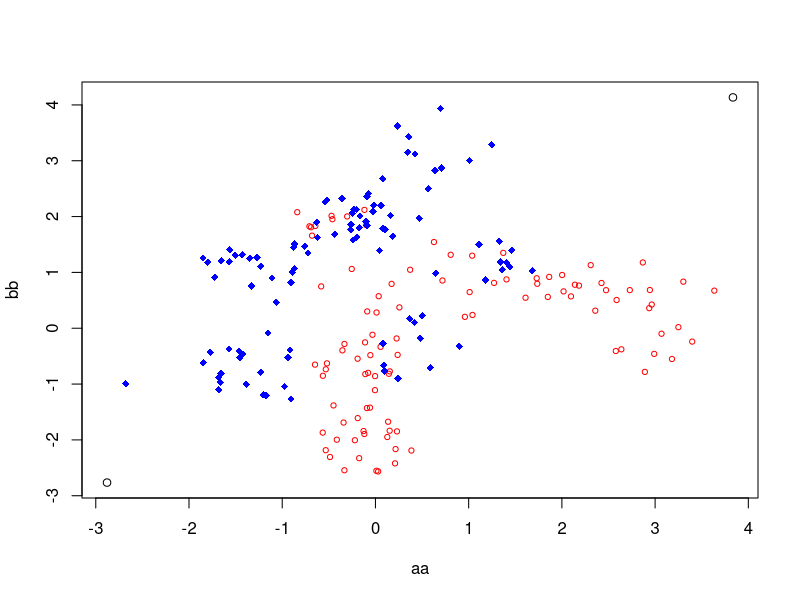
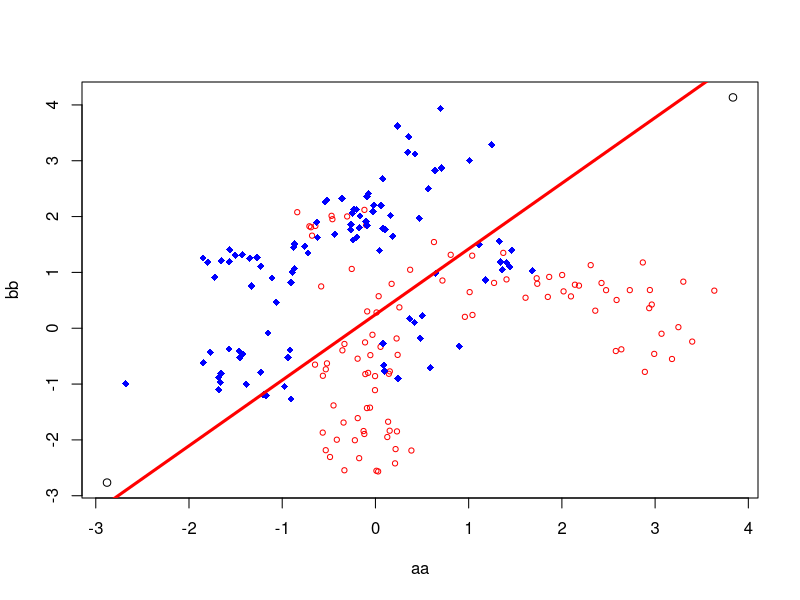
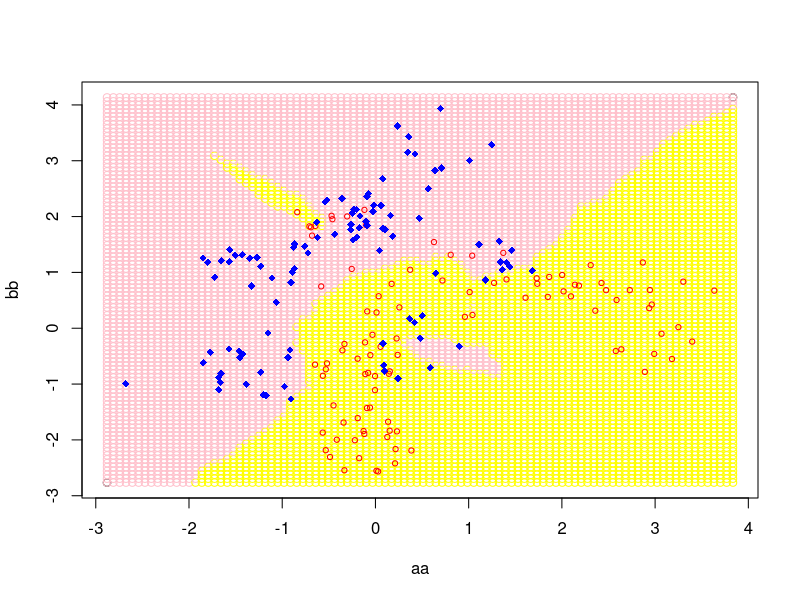
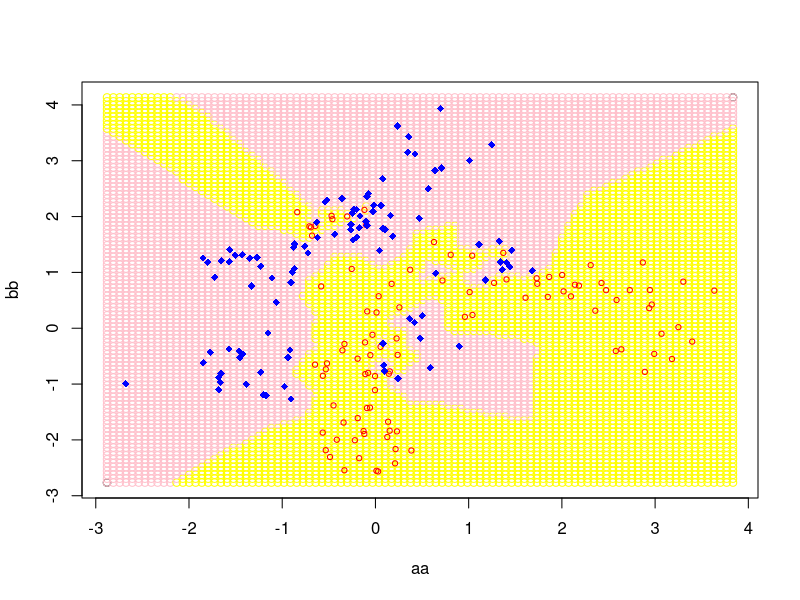
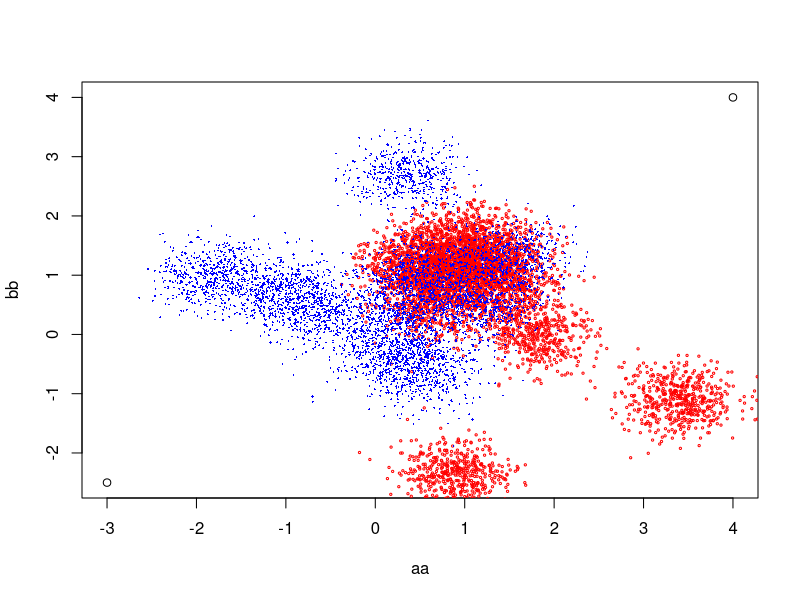
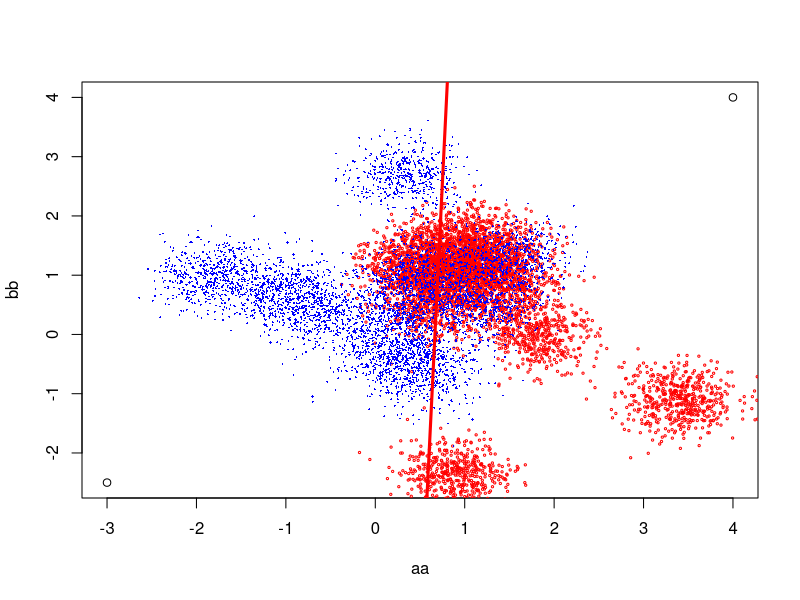

Generate these figures, in order, with R: (Note: a time limit stopped this script after it produced the figures.)
library(MASS)
yvalue = function(c,m,x) {
  result = -c-m*x
  return(result)
}

euclidean_dist=function(pt1,pt2,pt3,pt4){
  return (sqrt((pt1-pt2)**2+(pt3-pt4)**2))
}
################################################################################
################################ Question 1 ####################################
################################################################################

## Generating the 100 datapoints with given condition 1
m1=c(1,0)
m2=c(0,1)
cov=matrix(c(1,0,0,1),2,2,byrow=TRUE)
d1= mvrnorm(n = 10,mu = m1,Sigma = cov)
vv1=matrix(rep(1,100))
vv2=matrix(rep(-1,100))
data1=mvrnorm(n = 10,mu =c(d1[1,1],d1[1,2]),Sigma = matrix(c(0.1,0,0,0.1),2,2,byrow=TRUE))
head(data1)
for(i in 2:10){
  temp=mvrnorm(n = 10,mu =c(d1[i,1],d1[i,2]),Sigma = matrix(c(0.1,0,0,0.1),2,2,byrow=TRUE))
  data1=rbind(data1,temp)
}

## Assigning (+1) to first dataset
## Adding bias term to each datapoint

data1=cbind(data1,vv1)
data1=cbind(vv1,data1)

ll1=c()
for (i in 1:10){
  temp=mvrnorm(n = 10,mu =c(d1[i,1],d1[i,2]),Sigma = matrix(c(0.1,0,0,0.1),2,2,byrow=TRUE))
  ll1=append(ll1,temp)
}
lll1=matrix(ll1,100,2,byrow=TRUE)



## Generating the 100 datapoints with given condition 2

d2= mvrnorm(n = 10,mu = m2,Sigma = cov)
data2=mvrnorm(n = 10,mu =c(d2[1,1],d2[1,2]),Sigma = matrix(c(0.1,0,0,0.1),2,2,byrow=TRUE))
for(i in 2:10){
  temp=mvrnorm(n = 10,mu =c(d2[i,1],d2[i,2]),Sigma = matrix(c(0.1,0,0,0.1),2,2,byrow=TRUE))
  data2=rbind(data2,temp)
}

## Assigning (+1) to first dataset
## Adding bias term to each datapoint
data2=cbind(data2,vv2)
data2=cbind(vv1,data2)

## A dataset of 200 datapoints is ready to implement model
data=rbind(data1,data2)


## This step is just to resize the plot
xmin=min(data[1:200,2])
xmax=max(data[1:200,2])
ymin=min(data[1:200,3])
ymax=max(data[1:200,3])

## Finding the maximuma and minimum value of dataset. so that, we can plot the datapoints perfectly

aa=c(xmin-0.2,xmax+0.2)
bb=c(ymin-0.2,ymax+0.2)
plot(aa,bb)
points(data1[1:100,2],data1[1:100,3],col='red',cex=0.7)
points(data2[1:100,2],data2[1:100,3],col='blue',pch=18,cex=1)



################################################################################
################################ Question 2 ####################################
################################################################################



## Estimating the feature vector est_beta
temp_mat=solve(t(data[1:200,1:3])%*%data[1:200,1:3])
est_beta=(temp_mat%*%t(data[1:200,1:3]))%*%data[1:200,4]

x=seq(xmin-0.2,xmax+0.2,length=100)
y=-(est_beta[1,1]/est_beta[3,1])-((est_beta[2,1]/est_beta[3,1])*x)


## plotting aa and bb to resize the plot
plot(aa,bb)
points(data1[1:100,2],data1[1:100,3],col='red',cex=0.7)
points(data2[1:100,2],data2[1:100,3],col='blue',pch=18,cex=1)
lines(x, y, lwd = 3, col = "red")

## Calculating error in Linear Classifier model

error2=0
for (i in 1:200){
  if(data[i,3]==1){
    if((yvalue(est_beta[1]/est_beta[3],est_beta[2]/est_beta[3],data[i,2])<=data[i,1])){
      error2=error2+1
    }
  }
  else{
    if((yvalue(est_beta[1]/est_beta[3],est_beta[2]/est_beta[3],data[i,2])>=data[i,1])){
      error2=error2+1
    }
  }
}

error2/200

################################################################################
################################ Question 3 ####################################
################################################################################

## Adding a new column to assign its class according to K-NN model
data=cbind(data,matrix(rep(0,200)))

# Calculating the distance of each to every other point 
# Select the least 15 points and assigning 1 if number of (+1) assigned is more than (-1) assigned data points
for(i in 1:200){
  pt_dist=c()
  for(j in 1:200){
    if(i!=j){
      dist=euclidean_dist(data[i,2],data[j,2],data[i,3],data[j,3])
      pt_dist=append(pt_dist,dist)
    }
  }
  first_k=order(pt_dist)
  temp_sum=0
  for(k in 1:15){
    if(data[first_k[k],4]==1){
      temp_sum=temp_sum+1
    }
  }
  if(temp_sum/15>=0.5){
    data[i,5]=1
  }
  else{
    data[i,5]=-1
  }
}


## Calculating the training error in K-NN model
## error= (Number of missclassifed datapoints)/(total number of datapoints)
error3=0
for (i in 1:200){
  if(data[i,4]!=data[i,5]){
    error3=error3+1
  }
}
error3/200
head(data)

## Plot the classifying curve

yy=seq(ymin-0.2,ymax+0.2,length=100)
arr=c()
for (i in 1:100){
  for (j in 1:100){
    ptdist=c()
    temp_arr=c(x[i],yy[j],0)
    for (k in 1:200){
      dist=sqrt((x[i]-data[k,2])**2+(yy[j]-data[k,3])**2)
      ptdist=append(ptdist,dist)
    }
    firstk=order(ptdist)
    tempsum=0
    for(kk in 1:15){
      if(data[firstk[kk],4]==1){
        tempsum=tempsum+1
      }
    }
    if(tempsum/15>=0.5){
      temp_arr[3]=1
    }
    else{
      temp_arr[3]=-1
    }
    arr=append(arr,temp_arr)
  }
}
arr=matrix(arr,10000,3,byrow=TRUE)

plot(aa,bb)
for(i in 1:10000){
  if(arr[i,3]==1){
    points(arr[i,1],arr[i,2],col='yellow')
    ## yellow region refers to class 1
    }
  else{
    points(arr[i,1],arr[i,2],col='pink')
    ## pink region refers to class 1
  }
}
points(data1[1:100,2],data1[1:100,3],col='red',cex=0.7)
points(data2[1:100,2],data2[1:100,3],col='blue',pch=18,cex=1)


################################################################################
################################ Question 4 ####################################
################################################################################


## Repeating the same steps of question 3 with k=1
data=cbind(data,matrix(rep(0,200)))
for(i in 1:200){
  ptdist=c()
  for(j in 1:200){
    if(i!=j){
      dist=euclidean_dist(data[i,2],data[j,2],data[i,3],data[j,3])
      ptdist=append(ptdist,dist)
    }
  }
  firstk=order(ptdist)
  tempsum=0
  for(k in 1:1){
    if(data[firstk[k],4]==1){
      tempsum=tempsum+1
    }
  }
  if(tempsum/1>=0.5){
    data[i,6]=1
  }
  else{
    data[i,6]=-1
  }
}


## Calculating training error
## error= (Number of missclassifed datapoints)/(total number of datapoints)


error4=0
for (i in 1:200){
  if(data[i,4]!=data[i,6]){
    error4=error4+1
  }
}
error4/200


## Plotting the classifying curve

arr1=c()
for (i in 1:100){
  for (j in 1:100){
    ptdist1=c()
    temp_arr1=c(x[i],yy[j],0)
    for (k in 1:200){
      dist=sqrt((x[i]-data[k,2])**2+(yy[j]-data[k,3])**2)
      ptdist1=append(ptdist1,dist)
    }
    firstk1=order(ptdist1)
    tempsum1=0
    for(kk in 1:1){
      if(data[firstk1[kk],4]==1){
        tempsum1=tempsum1+1
      }
    }
    if(tempsum1/1>=0.5){
      temp_arr1[3]=1
    }
    else{
      temp_arr1[3]=-1
    }
    arr1=append(arr1,temp_arr1)
  }
}
arr1=matrix(arr1,10000,3,byrow=TRUE)

plot(aa,bb)
for(i in 1:10000){
  if(arr1[i,3]==1){
    ## yellow region refers to class 1
    points(arr1[i,1],arr1[i,2],col='yellow')
    }
  else{
    ## pink region refers to class 1
    points(arr1[i,1],arr1[i,2],col='pink')
  }
}
points(data1[1:100,2],data1[1:100,3],col='red',cex=0.7)
points(data2[1:100,2],data2[1:100,3],col='blue',pch=18,cex=1)

aa

################################################################################
################################ Question 5 ####################################
################################################################################


## Repeating same steps with 10000 datapoints

newd1= mvrnorm(n = 10,mu = m1,Sigma = cov)
newvv1=matrix(rep(1,5000))
newvv2=matrix(rep(-1,5000))
newdata1=mvrnorm(n = 500,mu =c(newd1[1,1],newd1[1,2]),Sigma = matrix(c(0.1,0,0,0.1),2,2,byrow=TRUE))

for(i in 2:10){
  newtemp=mvrnorm(n = 500,mu =c(newd1[i,1],newd1[i,2]),Sigma = matrix(c(0.1,0,0,0.1),2,2,byrow=TRUE))
  newdata1=rbind(newdata1,newtemp)
}
newdata1=cbind(newdata1,newvv1)
newdata1=cbind(newvv1,newdata1)


newd2= mvrnorm(n = 10,mu = m2,Sigma = cov)
newdata2=mvrnorm(n = 500,mu =c(newd2[1,1],newd2[1,2]),Sigma = matrix(c(0.1,0,0,0.1),2,2,byrow=TRUE))
for(i in 2:10){
  temp=mvrnorm(n = 500,mu =c(newd2[i,1],newd2[i,2]),Sigma = matrix(c(0.1,0,0,0.1),2,2,byrow=TRUE))
  newdata2=rbind(newdata2,temp)
}
newdata2=cbind(newdata2,newvv2)
newdata2=cbind(newvv1,newdata2)


newdata=rbind(newdata1,newdata2)
dim(newdata)


aa=c(-3,4)
bb=c(-2.5,4)
plot(aa,bb)
points(newdata1[1:5000,2],newdata1[1:5000,3],col='red',cex=0.3)
points(newdata2[1:5000,2],newdata2[1:5000,3],col='blue',pch=18,cex=0.3)

head(newdata[1:10000,1:3])
newtemp_mat=solve(t(newdata[1:10000,1:3])%*%newdata[1:10000,1:3])
newest_beta=(newtemp_mat%*%t(newdata[1:10000,1:3]))%*%newdata[1:10000,4]
dim(newest_beta)

newx=seq(-3,3,length=100)
newy=-(newest_beta[1,1]/newest_beta[3,1])-((newest_beta[2,1]/newest_beta[3,1])*newx)


plot(aa,bb)
points(newdata1[1:5000,2],newdata1[1:5000,3],col='red',cex=0.3)
points(newdata2[1:5000,2],newdata2[1:5000,3],col='blue',pch=18,cex=0.3)
lines(newx, newy, lwd = 3, col = "red")
#set.seed(2525)
#plot(data1[1:100,2],data1[1:100,3],col='red',cex=0.7)
#points(data2[1:100,2],data2[1:100,3],col='blue',pch=18,cex=1)
#axis(1, at = -5:5)
newdata[1,1]
newerror2=0
for (i in 1:10000){
  if(newdata[i,3]==1){
    if((yvalue(newest_beta[1]/newest_beta[3],newest_beta[2]/newest_beta[3],newdata[i,2])<=newdata[i,1])){
      newerror2=newerror2+1
    }
  }
  else{
    if((yvalue(newest_beta[1]/newest_beta[3],newest_beta[2]/newest_beta[3],newdata[i,2])>=newdata[i,1])){
      newerror2=newerror2+1
    }
  }
}

newerror2/10000

newdata=cbind(newdata,matrix(rep(0,10000)))


for(i in 1:10000){
  newpt_dist=c()
  for(j in 1:10000){
    if(i!=j){
      newdist=euclidean_dist(newdata[i,2],newdata[j,2],newdata[i,3],newdata[j,3])
      newpt_dist=append(newpt_dist,newdist)
    }
  }
  newfirst_k=order(newpt_dist)
  newtemp_sum=0
  for(k in 1:15){
    if(newdata[newfirst_k[k],4]==1){
      newtemp_sum=newtemp_sum+1
    }
  }
  if(newtemp_sum/15>=0.5){
    newdata[i,5]=1
  }
  else{
    newdata[i,5]=-1
  }
}
newdata[10,5]


# plot new modifies data



newerror3=0
for (i in 1:10000){
  if(newdata[i,4]!=newdata[i,5]){
    newerror3=newerror3+1
  }
}
newerror3/10000




newdata=cbind(newdata,matrix(rep(0,10000)))
for(i in 1:10000){
  newptdist=c()
  for(j in 1:10000){
    if(i!=j){
      newdist=euclidean_dist(newdata[i,2],newdata[j,2],newdata[i,3],newdata[j,3])
      newptdist=append(newptdist,newdist)
    }
  }
  newfirstk=order(newptdist)
  newtempsum=0
  for(k in 1:1){
    if(newdata[newfirstk[k],4]==1){
      newtempsum=newtempsum+1
    }
  }
  if(newtempsum/1>=0.5){
    newdata[i,6]=1
  }
  else{
    newdata[i,6]=-1
  }
}


# plot new modifies data



newerror4=0
for (i in 1:10000){
  if(newdata[i,4]!=newdata[i,6]){
    newerror4=newerror4+1
  }
}
newerror4/10000
print('end')
